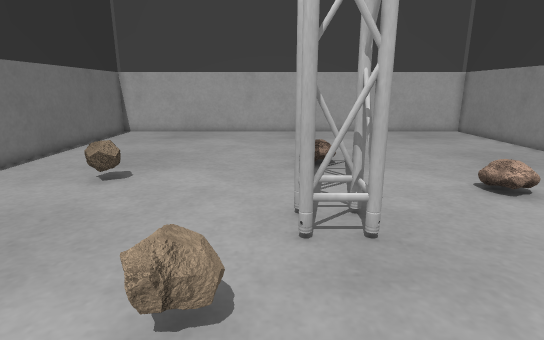
[1] (above)

14 first-person views from a walk through a robot-simulator world made for Gazebo. The camera is 0.65 m above the floor, tilts 14° down and sees 80° across. The floor is counted in squares, 0.2 m on a side. Each view is taken from the middle of a square. On the plan, view 1 faces up. The plan holds only what a view shows up to about 20 squares ahead; the rest is blank. Some stock models are drawn as simple stand-ins. Surface patterns are stand-ins for the level's own textures.

[2]
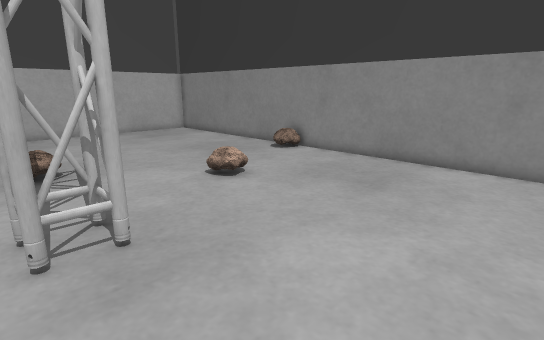

[3]
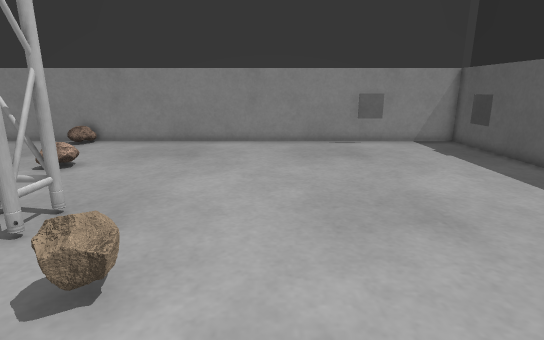

[4]
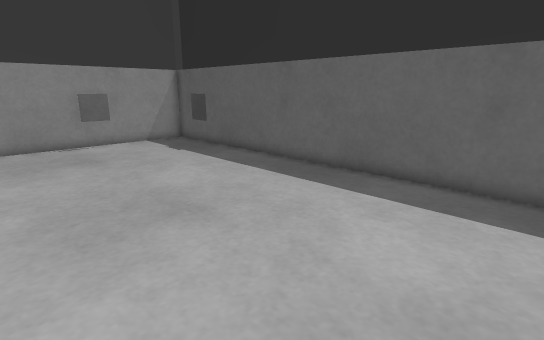

[5]
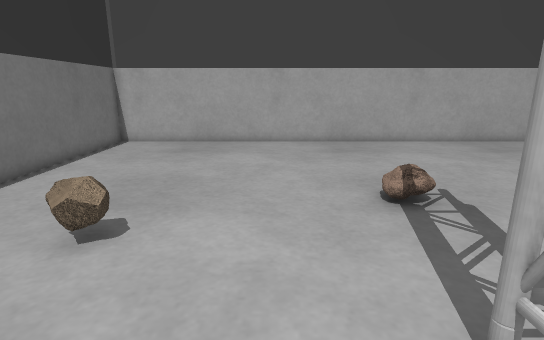

[6]
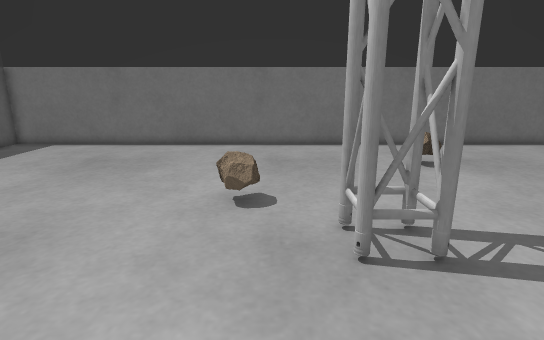

[7]
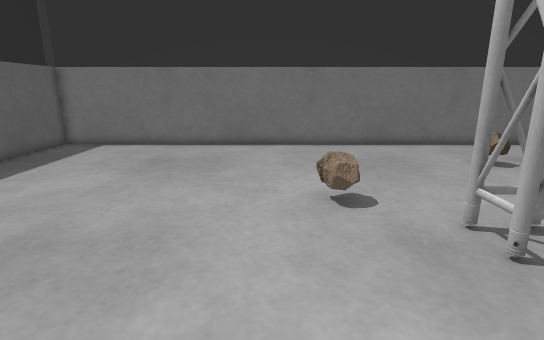

[8]
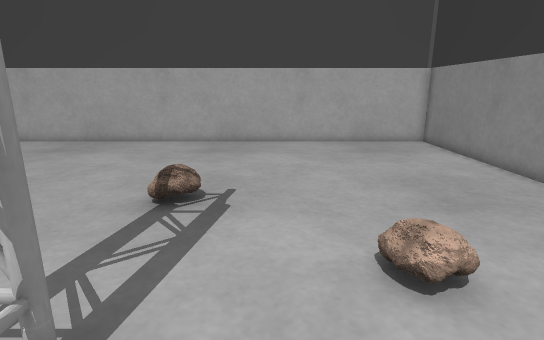

[9]
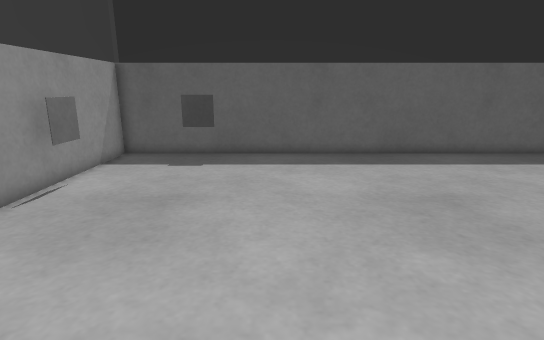

[10]
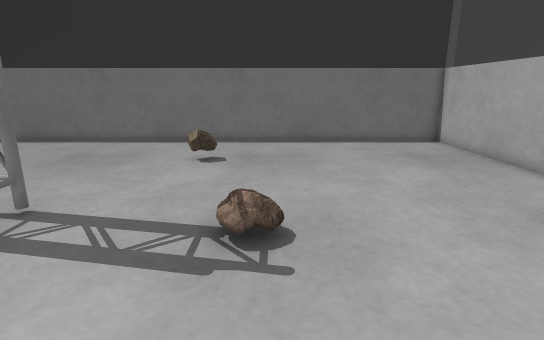

[11]
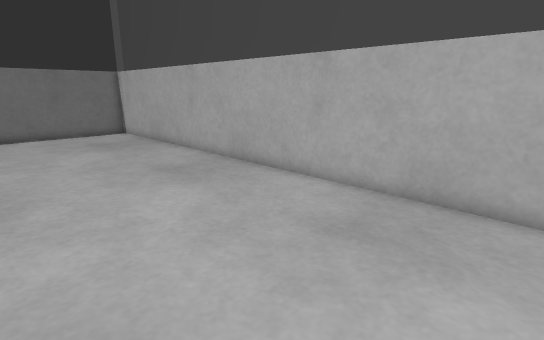

[12]
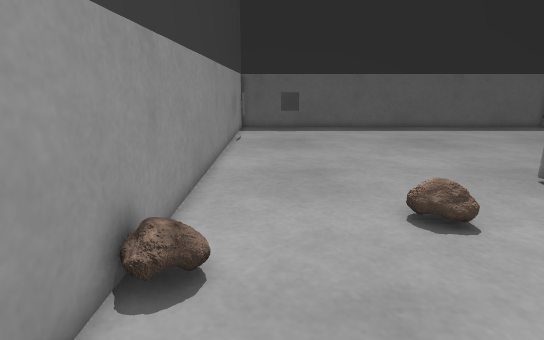

[13]
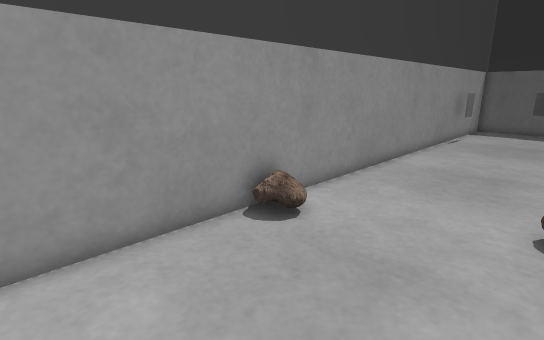

[14]
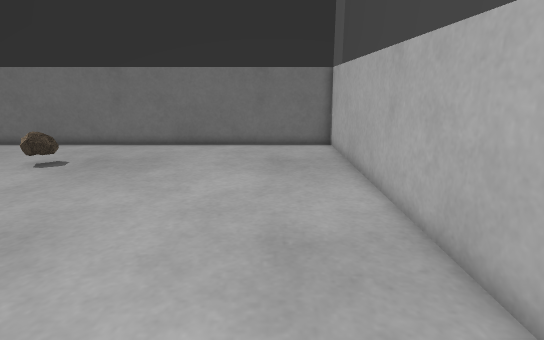

### Floor plan
Points are (right, up) in squares from view 1. A wall is a line through its corners. A room is listed if a view was taken in it or the views show most of it. See-through windows are left out.
Room 1 (views 1, 2, 3, 4, 5, 6, 7, 8, 9, 10, 11, 12, 13, 14)
walls: (-11.6, 25.6) (-11.6, -10.6) (14.6, -10.6) (14.6, 25.6) (-11.6, 25.6)
objects: rock (-7, 11) to (-6, 12); rock (-2, 4) to (-1, 4); pillar (1, 7) to (2, 8); rock (2, 14) to (2, 15); rock (7, 10); grey box (10, -9) to (11, -9); rock (13, 13) to (14, 13); grey box (14, -5)

Where each view was taken, in squares from view 1:
view 1: 0 up, 0 right, facing up
view 2: 0 up, 0 right, facing up-right
view 3: 1 up, 6 left, facing right
view 4: 1 up, 6 left, facing down-right
view 5: 5 up, 2 left, facing up
view 6: 5 up, 8 right, facing left
view 7: 2 up, 8 right, facing left
view 8: 5 up, 5 right, facing up
view 9: 6 up, 7 right, facing down
view 10: 15 up, 9 right, facing left
view 11: 16 up, 14 right, facing up-left
view 12: 18 up, 12 right, facing down
view 13: 19 up, 8 right, facing down-right
view 14: 22 up, 8 right, facing left
